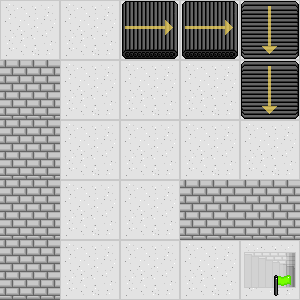

This is a level from a 2D game, rendered from its Tiled map with the project's own tilesets. A one-line summary and the complete map file follow:
An orthogonal 5x5 tile map with 60x60 px tiles, 3 tile layers (Hidden Traps, Floor, Objects).

<map version="1.2" tiledversion="1.2.3" orientation="orthogonal" renderorder="right-down" width="5" height="5" tilewidth="60" tileheight="60" infinite="0" nextlayerid="4" nextobjectid="1">
 <tileset firstgid="1" source="../data/objects.tsx" />
 <layer id="3" name="Hidden Traps" width="5" height="5">
  <data encoding="csv">
0,0,8,8,0,
0,0,0,0,0,
0,0,0,0,0,
0,0,0,0,0,
0,0,0,0,0
</data>
 </layer>
 <layer id="1" name="Floor" width="5" height="5">
  <data encoding="csv">
2,2,2,2,2,
2,2,2,2,2,
2,2,2,2,2,
2,2,2,2,2,
2,2,2,2,2
</data>
 </layer>
 <layer id="2" name="Objects" width="5" height="5">
  <data encoding="csv">
0,0,8,8,11,
5,0,0,0,11,
5,0,0,0,0,
5,0,0,5,5,
5,0,0,0,7
</data>
 </layer>
</map>
